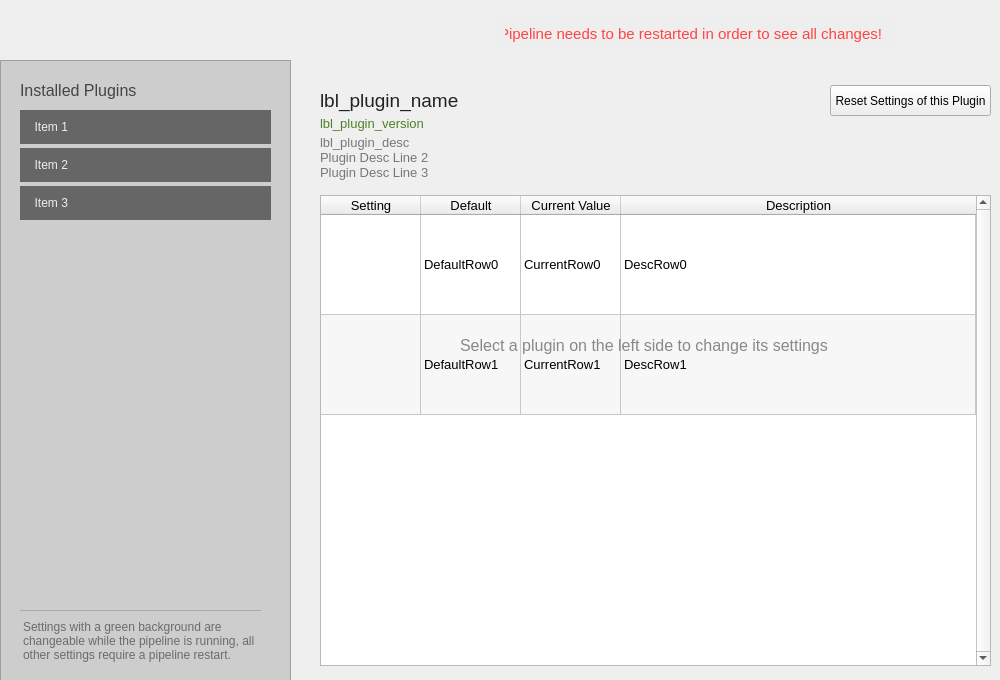
<?xml version="1.0" encoding="UTF-8"?>
<ui version="4.0">
 <class>MainWindow</class>
 <widget class="QMainWindow" name="MainWindow">
  <property name="geometry">
   <rect>
    <x>0</x>
    <y>0</y>
    <width>1000</width>
    <height>680</height>
   </rect>
  </property>
  <property name="sizePolicy">
   <sizepolicy hsizetype="Fixed" vsizetype="Fixed">
    <horstretch>0</horstretch>
    <verstretch>0</verstretch>
   </sizepolicy>
  </property>
  <property name="minimumSize">
   <size>
    <width>1000</width>
    <height>680</height>
   </size>
  </property>
  <property name="maximumSize">
   <size>
    <width>1000</width>
    <height>680</height>
   </size>
  </property>
  <property name="windowTitle">
   <string>Plugin Configurator</string>
  </property>
  <property name="windowIcon">
   <iconset resource="resources.qrc">
    <normaloff>:/icon/res/icon.png</normaloff>:/icon/res/icon.png</iconset>
  </property>
  <property name="styleSheet">
   <string notr="true"/>
  </property>
  <widget class="QWidget" name="centralwidget">
   <widget class="QListWidget" name="lst_plugins">
    <property name="geometry">
     <rect>
      <x>20</x>
      <y>110</y>
      <width>251</width>
      <height>481</height>
     </rect>
    </property>
    <property name="styleSheet">
     <string notr="true">QListWidget::item {

padding: 10px 5px;
background: #666;
outline: 0 !important;
margin-bottom: 4px;
color: #eee;
}

QListWidget::item:hover {
background: #6c6c6c;
}

QListWidget::item:selected {
background: #4f8027;
}

QListWidget {
padding: 0;
color: #eee;
background: #cdcdcd;
/*
background: #222;
padding: 5px 8px;
border: 1px solid #444;
*/
}

* {
outline: 0;
}
</string>
    </property>
    <property name="frameShape">
     <enum>QFrame::NoFrame</enum>
    </property>
    <property name="lineWidth">
     <number>0</number>
    </property>
    <item>
     <property name="text">
      <string>  Item 1</string>
     </property>
    </item>
    <item>
     <property name="text">
      <string>  Item 2</string>
     </property>
    </item>
    <item>
     <property name="text">
      <string>  Item 3</string>
     </property>
    </item>
   </widget>
   <widget class="QFrame" name="frame_details">
    <property name="geometry">
     <rect>
      <x>290</x>
      <y>65</y>
      <width>711</width>
      <height>611</height>
     </rect>
    </property>
    <property name="frameShape">
     <enum>QFrame::NoFrame</enum>
    </property>
    <property name="frameShadow">
     <enum>QFrame::Plain</enum>
    </property>
    <property name="lineWidth">
     <number>1</number>
    </property>
    <widget class="QLabel" name="lbl_plugin_name">
     <property name="geometry">
      <rect>
       <x>30</x>
       <y>20</y>
       <width>281</width>
       <height>31</height>
      </rect>
     </property>
     <property name="font">
      <font>
       <pointsize>14</pointsize>
      </font>
     </property>
     <property name="styleSheet">
      <string notr="true">color: #222;</string>
     </property>
     <property name="text">
      <string>lbl_plugin_name</string>
     </property>
     <property name="textFormat">
      <enum>Qt::PlainText</enum>
     </property>
    </widget>
    <widget class="QLabel" name="lbl_plugin_version">
     <property name="geometry">
      <rect>
       <x>30</x>
       <y>50</y>
       <width>591</width>
       <height>16</height>
      </rect>
     </property>
     <property name="palette">
      <palette>
       <active>
        <colorrole role="WindowText">
         <brush brushstyle="SolidPattern">
          <color alpha="255">
           <red>79</red>
           <green>128</green>
           <blue>39</blue>
          </color>
         </brush>
        </colorrole>
        <colorrole role="Text">
         <brush brushstyle="SolidPattern">
          <color alpha="255">
           <red>79</red>
           <green>128</green>
           <blue>39</blue>
          </color>
         </brush>
        </colorrole>
        <colorrole role="ButtonText">
         <brush brushstyle="SolidPattern">
          <color alpha="255">
           <red>79</red>
           <green>128</green>
           <blue>39</blue>
          </color>
         </brush>
        </colorrole>
       </active>
       <inactive>
        <colorrole role="WindowText">
         <brush brushstyle="SolidPattern">
          <color alpha="255">
           <red>79</red>
           <green>128</green>
           <blue>39</blue>
          </color>
         </brush>
        </colorrole>
        <colorrole role="Text">
         <brush brushstyle="SolidPattern">
          <color alpha="255">
           <red>79</red>
           <green>128</green>
           <blue>39</blue>
          </color>
         </brush>
        </colorrole>
        <colorrole role="ButtonText">
         <brush brushstyle="SolidPattern">
          <color alpha="255">
           <red>79</red>
           <green>128</green>
           <blue>39</blue>
          </color>
         </brush>
        </colorrole>
       </inactive>
       <disabled>
        <colorrole role="WindowText">
         <brush brushstyle="SolidPattern">
          <color alpha="255">
           <red>79</red>
           <green>128</green>
           <blue>39</blue>
          </color>
         </brush>
        </colorrole>
        <colorrole role="Text">
         <brush brushstyle="SolidPattern">
          <color alpha="255">
           <red>79</red>
           <green>128</green>
           <blue>39</blue>
          </color>
         </brush>
        </colorrole>
        <colorrole role="ButtonText">
         <brush brushstyle="SolidPattern">
          <color alpha="255">
           <red>79</red>
           <green>128</green>
           <blue>39</blue>
          </color>
         </brush>
        </colorrole>
       </disabled>
      </palette>
     </property>
     <property name="font">
      <font>
       <pointsize>10</pointsize>
      </font>
     </property>
     <property name="styleSheet">
      <string notr="true">color: #4f8027;</string>
     </property>
     <property name="text">
      <string>lbl_plugin_version</string>
     </property>
     <property name="textFormat">
      <enum>Qt::PlainText</enum>
     </property>
    </widget>
    <widget class="QLabel" name="lbl_plugin_desc">
     <property name="geometry">
      <rect>
       <x>30</x>
       <y>70</y>
       <width>591</width>
       <height>51</height>
      </rect>
     </property>
     <property name="font">
      <font>
       <pointsize>10</pointsize>
      </font>
     </property>
     <property name="styleSheet">
      <string notr="true">color: #777</string>
     </property>
     <property name="text">
      <string>lbl_plugin_desc
Plugin Desc Line 2
Plugin Desc Line 3</string>
     </property>
     <property name="textFormat">
      <enum>Qt::PlainText</enum>
     </property>
     <property name="alignment">
      <set>Qt::AlignLeading|Qt::AlignLeft|Qt::AlignTop</set>
     </property>
     <property name="wordWrap">
      <bool>true</bool>
     </property>
    </widget>
    <widget class="QTableWidget" name="table_plugin_settings">
     <property name="geometry">
      <rect>
       <x>30</x>
       <y>130</y>
       <width>671</width>
       <height>471</height>
      </rect>
     </property>
     <property name="font">
      <font>
       <pointsize>10</pointsize>
      </font>
     </property>
     <property name="frameShape">
      <enum>QFrame::StyledPanel</enum>
     </property>
     <property name="verticalScrollBarPolicy">
      <enum>Qt::ScrollBarAlwaysOn</enum>
     </property>
     <property name="editTriggers">
      <set>QAbstractItemView::NoEditTriggers</set>
     </property>
     <property name="showDropIndicator" stdset="0">
      <bool>false</bool>
     </property>
     <property name="dragDropOverwriteMode">
      <bool>false</bool>
     </property>
     <property name="alternatingRowColors">
      <bool>true</bool>
     </property>
     <property name="selectionMode">
      <enum>QAbstractItemView::NoSelection</enum>
     </property>
     <property name="selectionBehavior">
      <enum>QAbstractItemView::SelectRows</enum>
     </property>
     <property name="textElideMode">
      <enum>Qt::ElideNone</enum>
     </property>
     <property name="verticalScrollMode">
      <enum>QAbstractItemView::ScrollPerPixel</enum>
     </property>
     <property name="horizontalScrollMode">
      <enum>QAbstractItemView::ScrollPerPixel</enum>
     </property>
     <property name="showGrid">
      <bool>true</bool>
     </property>
     <property name="gridStyle">
      <enum>Qt::SolidLine</enum>
     </property>
     <property name="wordWrap">
      <bool>true</bool>
     </property>
     <property name="cornerButtonEnabled">
      <bool>false</bool>
     </property>
     <attribute name="horizontalHeaderVisible">
      <bool>true</bool>
     </attribute>
     <attribute name="horizontalHeaderCascadingSectionResizes">
      <bool>true</bool>
     </attribute>
     <attribute name="horizontalHeaderHighlightSections">
      <bool>true</bool>
     </attribute>
     <attribute name="horizontalHeaderMinimumSectionSize">
      <number>100</number>
     </attribute>
     <attribute name="horizontalHeaderStretchLastSection">
      <bool>true</bool>
     </attribute>
     <attribute name="verticalHeaderVisible">
      <bool>false</bool>
     </attribute>
     <attribute name="verticalHeaderCascadingSectionResizes">
      <bool>false</bool>
     </attribute>
     <attribute name="verticalHeaderDefaultSectionSize">
      <number>80</number>
     </attribute>
     <attribute name="verticalHeaderHighlightSections">
      <bool>false</bool>
     </attribute>
     <attribute name="verticalHeaderMinimumSectionSize">
      <number>100</number>
     </attribute>
     <attribute name="verticalHeaderShowSortIndicator" stdset="0">
      <bool>false</bool>
     </attribute>
     <attribute name="verticalHeaderStretchLastSection">
      <bool>false</bool>
     </attribute>
     <row>
      <property name="text">
       <string>Row</string>
      </property>
      <property name="textAlignment">
       <set>AlignHCenter|AlignVCenter|AlignCenter</set>
      </property>
     </row>
     <row>
      <property name="text">
       <string>Row2</string>
      </property>
     </row>
     <column>
      <property name="text">
       <string>Setting</string>
      </property>
     </column>
     <column>
      <property name="text">
       <string>Default</string>
      </property>
      <property name="textAlignment">
       <set>AlignHCenter|AlignVCenter|AlignCenter</set>
      </property>
     </column>
     <column>
      <property name="text">
       <string>Current Value</string>
      </property>
     </column>
     <column>
      <property name="text">
       <string>Description</string>
      </property>
     </column>
     <item row="0" column="1">
      <property name="text">
       <string>DefaultRow0</string>
      </property>
     </item>
     <item row="0" column="2">
      <property name="text">
       <string>CurrentRow0</string>
      </property>
     </item>
     <item row="0" column="3">
      <property name="text">
       <string>DescRow0</string>
      </property>
     </item>
     <item row="1" column="1">
      <property name="text">
       <string>DefaultRow1</string>
      </property>
     </item>
     <item row="1" column="2">
      <property name="text">
       <string>CurrentRow1</string>
      </property>
     </item>
     <item row="1" column="3">
      <property name="text">
       <string>DescRow1</string>
      </property>
     </item>
    </widget>
    <widget class="QPushButton" name="btn_reset_plugin_settings">
     <property name="geometry">
      <rect>
       <x>540</x>
       <y>20</y>
       <width>161</width>
       <height>31</height>
      </rect>
     </property>
     <property name="text">
      <string>Reset Settings of this Plugin</string>
     </property>
    </widget>
   </widget>
   <widget class="QLabel" name="label">
    <property name="geometry">
     <rect>
      <x>0</x>
      <y>0</y>
      <width>1000</width>
      <height>65</height>
     </rect>
    </property>
    <property name="styleSheet">
     <string notr="true">border: 3px solid #000;
border-width: 0 0 0px 0;</string>
    </property>
    <property name="text">
     <string/>
    </property>
    <property name="pixmap">
     <pixmap resource="resources.qrc">:/res/res/plugin_configurator_logo.png</pixmap>
    </property>
   </widget>
   <widget class="QLabel" name="lbl_select_plugin">
    <property name="geometry">
     <rect>
      <x>460</x>
      <y>330</y>
      <width>391</width>
      <height>31</height>
     </rect>
    </property>
    <property name="font">
     <font>
      <pointsize>12</pointsize>
     </font>
    </property>
    <property name="styleSheet">
     <string notr="true">color: #888;</string>
    </property>
    <property name="text">
     <string>Select a plugin on the left side to change its settings</string>
    </property>
   </widget>
   <widget class="QFrame" name="frame">
    <property name="geometry">
     <rect>
      <x>0</x>
      <y>60</y>
      <width>291</width>
      <height>621</height>
     </rect>
    </property>
    <property name="autoFillBackground">
     <bool>false</bool>
    </property>
    <property name="styleSheet">
     <string notr="true">background: #cdcdcd; border-right: 1px solid #aaa;</string>
    </property>
    <property name="frameShape">
     <enum>QFrame::StyledPanel</enum>
    </property>
    <property name="frameShadow">
     <enum>QFrame::Raised</enum>
    </property>
    <widget class="QLabel" name="lbl_plugin_name_2">
     <property name="geometry">
      <rect>
       <x>20</x>
       <y>20</y>
       <width>251</width>
       <height>21</height>
      </rect>
     </property>
     <property name="font">
      <font>
       <pointsize>12</pointsize>
       <kerning>false</kerning>
      </font>
     </property>
     <property name="styleSheet">
      <string notr="true">color: #444;border: 0;</string>
     </property>
     <property name="text">
      <string>Installed Plugins</string>
     </property>
     <property name="textFormat">
      <enum>Qt::PlainText</enum>
     </property>
    </widget>
    <widget class="QLabel" name="lbl_hint_restart">
     <property name="geometry">
      <rect>
       <x>20</x>
       <y>550</y>
       <width>241</width>
       <height>61</height>
      </rect>
     </property>
     <property name="palette">
      <palette>
       <active>
        <colorrole role="WindowText">
         <brush brushstyle="SolidPattern">
          <color alpha="255">
           <red>107</red>
           <green>107</green>
           <blue>107</blue>
          </color>
         </brush>
        </colorrole>
        <colorrole role="Button">
         <brush brushstyle="SolidPattern">
          <color alpha="255">
           <red>205</red>
           <green>205</green>
           <blue>205</blue>
          </color>
         </brush>
        </colorrole>
        <colorrole role="Base">
         <brush brushstyle="SolidPattern">
          <color alpha="255">
           <red>205</red>
           <green>205</green>
           <blue>205</blue>
          </color>
         </brush>
        </colorrole>
        <colorrole role="Window">
         <brush brushstyle="SolidPattern">
          <color alpha="255">
           <red>205</red>
           <green>205</green>
           <blue>205</blue>
          </color>
         </brush>
        </colorrole>
       </active>
       <inactive>
        <colorrole role="WindowText">
         <brush brushstyle="SolidPattern">
          <color alpha="255">
           <red>107</red>
           <green>107</green>
           <blue>107</blue>
          </color>
         </brush>
        </colorrole>
        <colorrole role="Button">
         <brush brushstyle="SolidPattern">
          <color alpha="255">
           <red>205</red>
           <green>205</green>
           <blue>205</blue>
          </color>
         </brush>
        </colorrole>
        <colorrole role="Base">
         <brush brushstyle="SolidPattern">
          <color alpha="255">
           <red>205</red>
           <green>205</green>
           <blue>205</blue>
          </color>
         </brush>
        </colorrole>
        <colorrole role="Window">
         <brush brushstyle="SolidPattern">
          <color alpha="255">
           <red>205</red>
           <green>205</green>
           <blue>205</blue>
          </color>
         </brush>
        </colorrole>
       </inactive>
       <disabled>
        <colorrole role="WindowText">
         <brush brushstyle="SolidPattern">
          <color alpha="255">
           <red>120</red>
           <green>120</green>
           <blue>120</blue>
          </color>
         </brush>
        </colorrole>
        <colorrole role="Button">
         <brush brushstyle="SolidPattern">
          <color alpha="255">
           <red>205</red>
           <green>205</green>
           <blue>205</blue>
          </color>
         </brush>
        </colorrole>
        <colorrole role="Base">
         <brush brushstyle="SolidPattern">
          <color alpha="255">
           <red>205</red>
           <green>205</green>
           <blue>205</blue>
          </color>
         </brush>
        </colorrole>
        <colorrole role="Window">
         <brush brushstyle="SolidPattern">
          <color alpha="255">
           <red>205</red>
           <green>205</green>
           <blue>205</blue>
          </color>
         </brush>
        </colorrole>
       </disabled>
      </palette>
     </property>
     <property name="font">
      <font>
       <pointsize>9</pointsize>
       <stylestrategy>PreferAntialias</stylestrategy>
       <kerning>true</kerning>
      </font>
     </property>
     <property name="styleSheet">
      <string notr="true">border-top: 1px solid #aaa;
border-right: 0px solid #9A3;</string>
     </property>
     <property name="text">
      <string>Settings with a green background are changeable while the pipeline is running, all other settings require a pipeline restart.</string>
     </property>
     <property name="textFormat">
      <enum>Qt::PlainText</enum>
     </property>
     <property name="scaledContents">
      <bool>false</bool>
     </property>
     <property name="alignment">
      <set>Qt::AlignLeading|Qt::AlignLeft|Qt::AlignVCenter</set>
     </property>
     <property name="wordWrap">
      <bool>true</bool>
     </property>
    </widget>
   </widget>
   <widget class="QLabel" name="lbl_restart_pipeline">
    <property name="geometry">
     <rect>
      <x>500</x>
      <y>18</y>
      <width>391</width>
      <height>31</height>
     </rect>
    </property>
    <property name="font">
     <font>
      <pointsize>11</pointsize>
     </font>
    </property>
    <property name="autoFillBackground">
     <bool>false</bool>
    </property>
    <property name="styleSheet">
     <string notr="true">color: #F44;background: #eee;padding: 5px; border-radius: 2px;</string>
    </property>
    <property name="text">
     <string>Pipeline needs to be restarted in order to see all changes!</string>
    </property>
    <property name="alignment">
     <set>Qt::AlignRight|Qt::AlignTrailing|Qt::AlignVCenter</set>
    </property>
   </widget>
   <zorder>frame</zorder>
   <zorder>lst_plugins</zorder>
   <zorder>frame_details</zorder>
   <zorder>label</zorder>
   <zorder>lbl_select_plugin</zorder>
   <zorder>lbl_restart_pipeline</zorder>
  </widget>
 </widget>
 <resources>
  <include location="resources.qrc"/>
 </resources>
 <connections/>
</ui>
